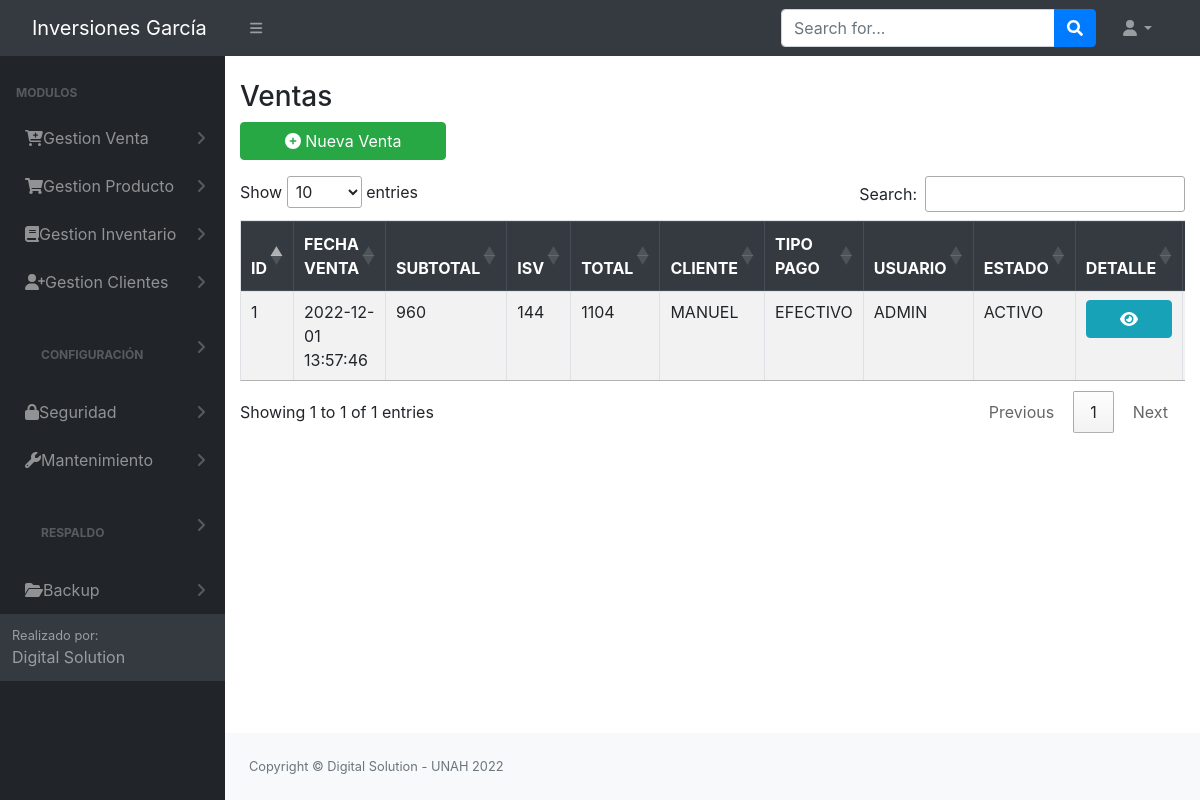
/src/factura.php (signed in), run on an earlier commit of the app's database.
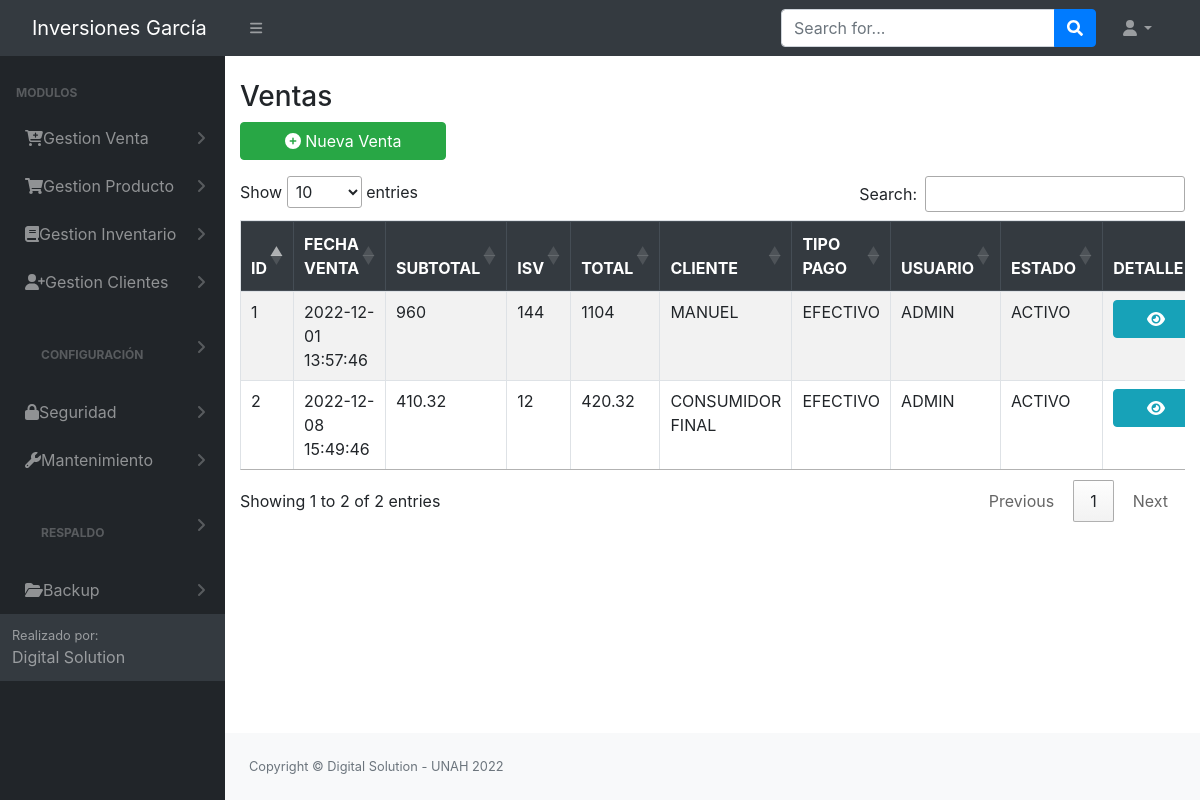
And on a later commit of the database.
### tables this page shows
CREATE TABLE `tbl_permisos` (
  `id_permiso` int(11) NOT NULL AUTO_INCREMENT,
  `id_rol` int(11) NOT NULL,
  `permiso_insercion` int(11) NOT NULL,
  `permiso_eliminacion` int(11) NOT NULL,
  `permiso_modificar` int(11) NOT NULL,
  `permiso_consultar` int(11) NOT NULL,
  `id_objeto` int(11) NOT NULL,
  `pdf` int(11) NOT NULL,
  PRIMARY KEY (`id_permiso`),
  KEY `id_objeto` (`id_objeto`),
  KEY `id_rol` (`id_rol`)
);

CREATE TABLE `tbl_modulos` (
  `id_objeto` int(11) NOT NULL AUTO_INCREMENT,
  `Objeto` varchar(100) NOT NULL,
  `descripcion_objeto` varchar(30) NOT NULL,
  `id_padre` int(11) NOT NULL,
  `URL` varchar(100) NOT NULL,
  PRIMARY KEY (`id_objeto`)
);

CREATE TABLE `tbl_factura` (
  `id_factura` int(11) NOT NULL AUTO_INCREMENT,
  `Fecha_fac` datetime NOT NULL,
  `Sub_Total` double(9,2) NOT NULL,
  `ISV` double(9,2) NOT NULL,
  `Total` double(9,2) NOT NULL,
  `idcliente` int(11) NOT NULL,
  `id_usuario` int(11) NOT NULL,
  `id_Tpago` int(11) DEFAULT NULL,
  `Num_CAI` varchar(100) DEFAULT NULL,
  `Num_Factura` varchar(100) NOT NULL,
  `estado` varchar(25) DEFAULT NULL,
  PRIMARY KEY (`id_factura`),
  KEY `idcliente` (`idcliente`),
  KEY `id_usuario` (`id_usuario`),
  KEY `id_Tpago` (`id_Tpago`),
  CONSTRAINT `tbl_factura_ibfk_1` FOREIGN KEY (`id_Tpago`) REFERENCES `tbl_tipo_pago` (`id_Tpago`) ON DELETE CASCADE ON UPDATE CASCADE,
  CONSTRAINT `tbl_factura_ibfk_2` FOREIGN KEY (`id_usuario`) REFERENCES `tbl_usuario` (`id_usuario`) ON DELETE CASCADE ON UPDATE CASCADE,
  CONSTRAINT `tbl_factura_ibfk_4` FOREIGN KEY (`idcliente`) REFERENCES `tbl_cliente` (`idcliente`) ON DELETE CASCADE ON UPDATE CASCADE
);

CREATE TABLE `tbl_cliente` (
  `idcliente` int(11) NOT NULL AUTO_INCREMENT,
  `DNI` varchar(18) NOT NULL,
  `nombre` varchar(100) NOT NULL,
  `telefono` varchar(15) NOT NULL,
  `RTN` varchar(14) DEFAULT NULL,
  `direccion` varchar(200) NOT NULL,
  `usuario_id` int(11) NOT NULL,
  PRIMARY KEY (`idcliente`),
  KEY `usuario_id` (`usuario_id`)
);

CREATE TABLE `tbl_tipo_pago` (
  `id_Tpago` int(11) NOT NULL AUTO_INCREMENT,
  `descripcion` varchar(50) NOT NULL,
  PRIMARY KEY (`id_Tpago`)
);

CREATE TABLE `tbl_usuario` (
  `id_usuario` int(11) NOT NULL AUTO_INCREMENT,
  `nombre` varchar(100) NOT NULL,
  `correo` varchar(100) NOT NULL,
  `usuario` varchar(20) NOT NULL,
  `clave` varchar(50) NOT NULL,
  `id_rol` int(11) NOT NULL,
  `fecha_ultima_conexion` timestamp NOT NULL DEFAULT current_timestamp() ON UPDATE current_timestamp(),
  `preguntas_contestadas` int(11) NOT NULL,
  `primer_ingreso` int(11) NOT NULL,
  `fecha_vencimiento` date NOT NULL DEFAULT '0000-00-00',
  `id_estado` int(11) NOT NULL,
  `id_empleado` int(11) NOT NULL,
  PRIMARY KEY (`id_usuario`),
  KEY `id_rol` (`id_rol`),
  KEY `estado` (`id_estado`),
  KEY `id_empleado` (`id_empleado`),
  CONSTRAINT `tbl_usuario_ibfk_1` FOREIGN KEY (`id_estado`) REFERENCES `tbl_estado` (`id_estado`),
  CONSTRAINT `tbl_usuario_ibfk_2` FOREIGN KEY (`id_rol`) REFERENCES `tbl_roles` (`id_rol`)
);

### config/conex.php (called while the page is built, shortened)
<?php
     function getConexion()
    {
        $db = new PDO('mysql:host=localhost:3306;dbname=bd_inversiones_garcia', 'root', '');
        return $db;
    }
?>

### modelos/modelo_principal.php (called while the page is built, shortened)
<?php
class ModeloPrincipal
{
    private $db;
    private $datos;
    public function __construct()
    {
        require_once '../config/conex.php';
        $this->db = getConexion();
    }
    public function insertargeneral($sql)
    {
        $this->db = getConexion();
        $resultado = $this->db->query($sql);
        if ($resultado) {
            return true;
        } else {
            return false;
        }
    }
    public function mostrargeneral($consulta)
    {
        $resu = $this->db->query($consulta);
        while ($filas = $resu->FETCHALL(PDO::FETCH_ASSOC)) {
            $this->datos[] = $filas;
        }
        return $this->datos;
    }
}

### controladores/controlador_ventas.php (the view, shortened to what the changed rows need)
<?php
include_once '../modelos/modelo_principal.php';
class Contralador
{
    static public function mostrar()
    {
        $ventas = new ModeloPrincipal();
        $matriz = $ventas->mostrargeneral("select tc.*,tp.nombre as nombre_cliente, tk.descripcion as tipo_pago, aa.nombre as usuario from tbl_factura tc inner join tbl_cliente tp ON tc.idcliente = tp.idcliente inner join tbl_tipo_pago tk on tc.id_Tpago = tk.id_Tpago inner join tbl_usuario aa on tc.id_usuario = aa.id_usuario");
        $ii = 0;
        if($matriz != null)
        {
            foreach ($matriz as $key => $value)   {
                foreach ($value as $registro) {?>
                    <tr>
                    <td><?=$ii = $ii + 1?></td>
                    <td><?=$registro['Fecha_fac']?></td>
                    <td><?=$registro['Sub_Total']?></td>
                    <td><?=$registro['ISV']?></td>
                    <td><?=$registro['Total']?></td>
                    <td><?=$registro['nombre_cliente']?></td>
                    <td><?=$registro['tipo_pago']?></td>
                    <td><?=$registro['usuario']?></td>
                    <td><?=$registro['estado'] == '' ? 'ACTIVO' : 'CANCELADO'?></th>
                    <th> <a href="../src/vista_detalle_factura.php?id=<?=$registro['id_factura']?>" class='btn btn-round btn-info btn-block'><i class='fa fa-eye' style='color: white'></i></a></th>
                </tr>
             <?php   }
            }
        }
    }
}

### Login/header.php (shortened to what the changed rows need)
<?php
include '../config/conn.php';
?>
<!DOCTYPE html>
<html lang="en">
    <head>
        <link href="https://cdn.jsdelivr.net/npm/simple-datatables@latest/dist/style.css" rel="stylesheet" />
        <link href="../dist/css/styles.css" rel="stylesheet" />
        <link rel="stylesheet" href="../Login/vendors/x/dist/notiflix-3.2.5.min.css" />
        <link rel="stylesheet" href="https://cdnjs.cloudflare.com/ajax/libs/twitter-bootstrap/4.1.3/css/bootstrap.css">
        <link rel="stylesheet" href="https://cdn.datatables.net/1.10.20/css/dataTables.bootstrap4.min.css">
        <link rel="stylesheet" type="text/css" href="assets/css/main.css">
        <link rel="stylesheet" type="text/css" href="assets/css/style.css">
        <link href="https://cdn.jsdelivr.net/npm/bootstrap@5.1.3/dist/css/bootstrap.min.css" rel="stylesheet">
        <link href="../dist/css/contenedor.css" rel="stylesheet" />
        <link href="../Login/vendors/bootstrap/dist/css/bootstrap.min.css" rel="stylesheet">
        <link rel="stylesheet" href="../Login/vendors/notiflix/dist/notiflix-3.2.5.min.css" />
        <link rel="stylesheet" href="https://cdnjs.cloudflare.com/ajax/libs/font-awesome/5.7.2/css/all.min.css" />
        <link rel="stylesheet" href="https://cdnjs.cloudflare.com/ajax/libs/simple-line-icons/2.4.1/css/simple-line-icons.css" />
        <link rel="stylesheet" href="https://cdn.datatables.net/1.10.19/css/jquery.dataTables.min.css" />
        <link rel="stylesheet" href="https://cdn.datatables.net/buttons/1.5.6/css/buttons.dataTables.min.css" />
    </head>
    <body class="sb-nav-fixed">
        <div id="layoutSidenav">
            <div id="layoutSidenav_nav">
                <nav class="sb-sidenav accordion sb-sidenav-dark" id="sidenavAccordion">
                    <div class="sb-sidenav-menu">
                        <div class="nav">
                            <div class="sb-sidenav-menu-heading">Modulos</div>
                            <?php
                            $rol = $_SESSION['rol'];
                            $result = mysqli_query($conn, "select * from tbl_modulos tm inner join tbl_permisos tp ON tm.ID_OBJETO = tp.ID_OBJETO where tm.ID_PADRE = 0 and tp.permiso_consultar = 1 and tp.ID_ROL = '$rol'"); ?>
                            <?php foreach ($result as $i) : ?>
                                <a class="nav-link collapsed" href="#" data-bs-toggle="collapse" data-bs-target="#pagesCollapsePersonas<?= $i['id_objeto'] ?>" aria-expanded="false" aria-controls="pagesCollapseError">
                                    &nbsp;&nbsp;<?= $i['Objeto'] ?>
                                    <div class="sb-sidenav-collapse-arrow"><i class="fas fa-angle-down"></i></div>
                                </a>
                            <?php endforeach; ?>
                    </div>
                </nav>
            </div>
            <div id="layoutSidenav_content"> <br>

### src/factura.php (shortened to what the changed rows need)
<?php
include_once('../Login/header.php');
?>
     <div class="container-fluid">
        <div class="row">
            <div class="col-lg-12">
            <div class="table-responsive">
                <table class="table table-striped table-bordered" id="table">
                    <thead class="thead-dark">
                        <tr>
                        <th>ID</th>
                            <th>FECHA VENTA</th>
                            <th>SUBTOTAL</th>
                            <th>ISV</th>
                            <th>TOTAL</th>
                            <th>CLIENTE</th>
                            <th>TIPO PAGO</th>
                            <th>USUARIO</th>
                            <th>ESTADO</th>
                            <th>DETALLE</th>
                        </tr>
                    </thead>
                    <tbody>
                        <?php
                    include_once '../controladores/controlador_ventas.php';
                     Contralador::mostrar();
                 ?>
                    </tbody>
                </table>
            </div>
            </div>
        </div>
 </div>
<?php
include_once('../Login/footer.php');
?>

What changed in the data, as far as the page shows it:
added tbl_factura: ii "2", Fecha_fac "2022-12-08 15:49:46", Sub_Total "410.32", ISV "12", Total "420.32", idcliente.nombre "CONSUMIDOR FINAL", id_Tpago.descripcion "EFECTIVO", id_usuario.nombre "ADMIN", estado "ACTIVO"
Also different on the page:
text written by a page script: "Show entries Search: Showing 1 to 1 of 1 entries Previous 1 Next" → "Show entries Search: Showing 1 to 2 of 2 entries Previous 1 Next"
